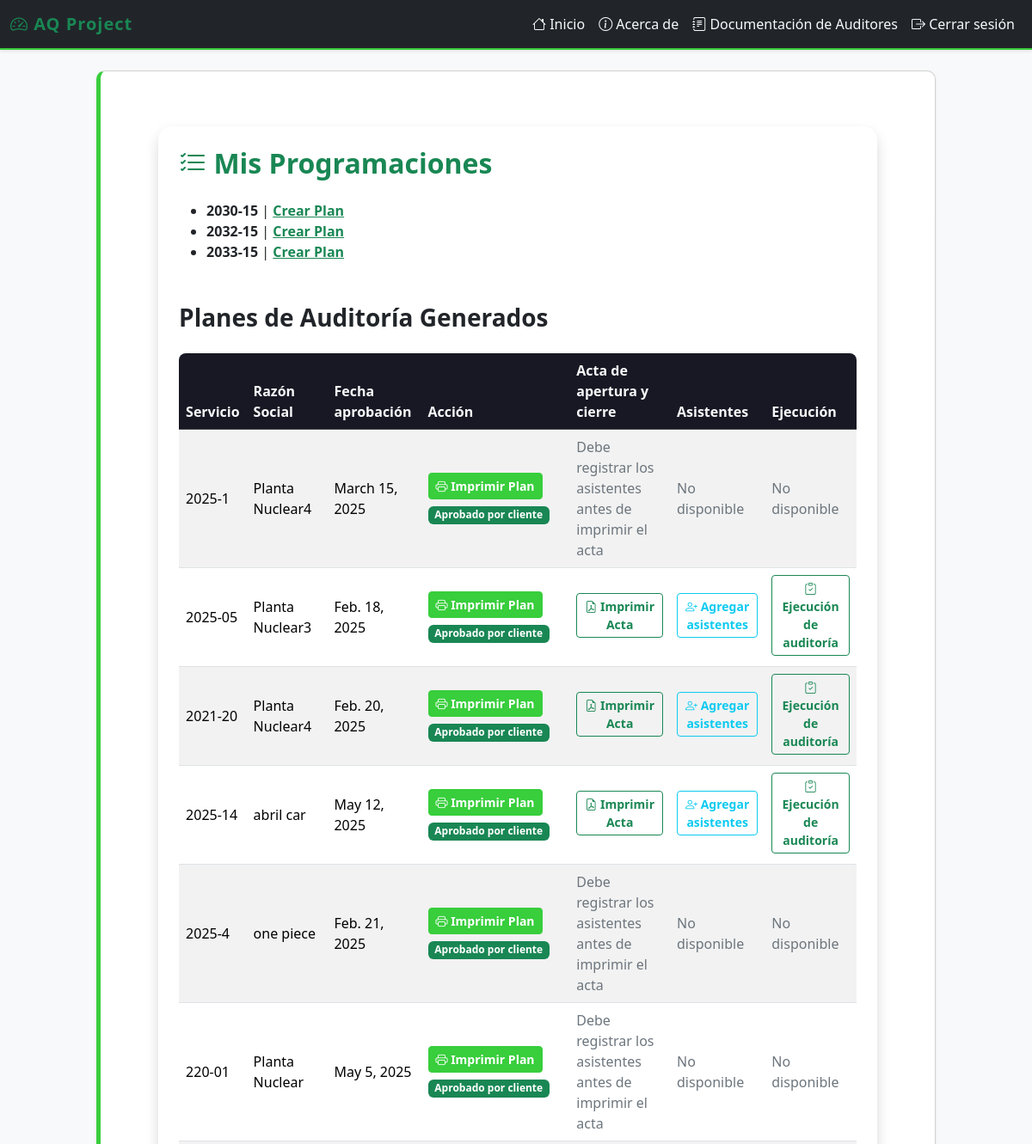
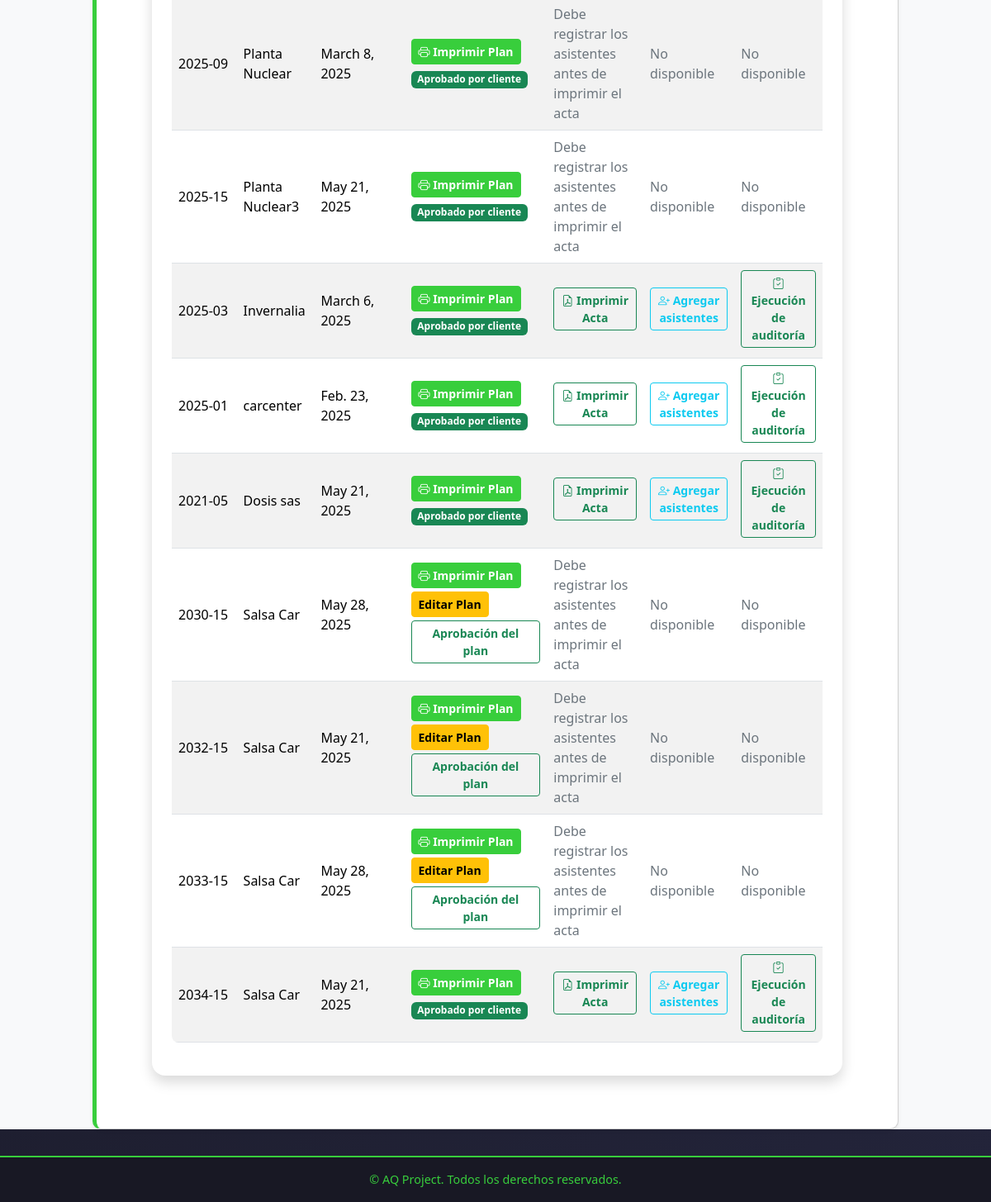
The page /auditores/dashboard/ (signed in) on the database as committed earlier (2 pictures, top to bottom).
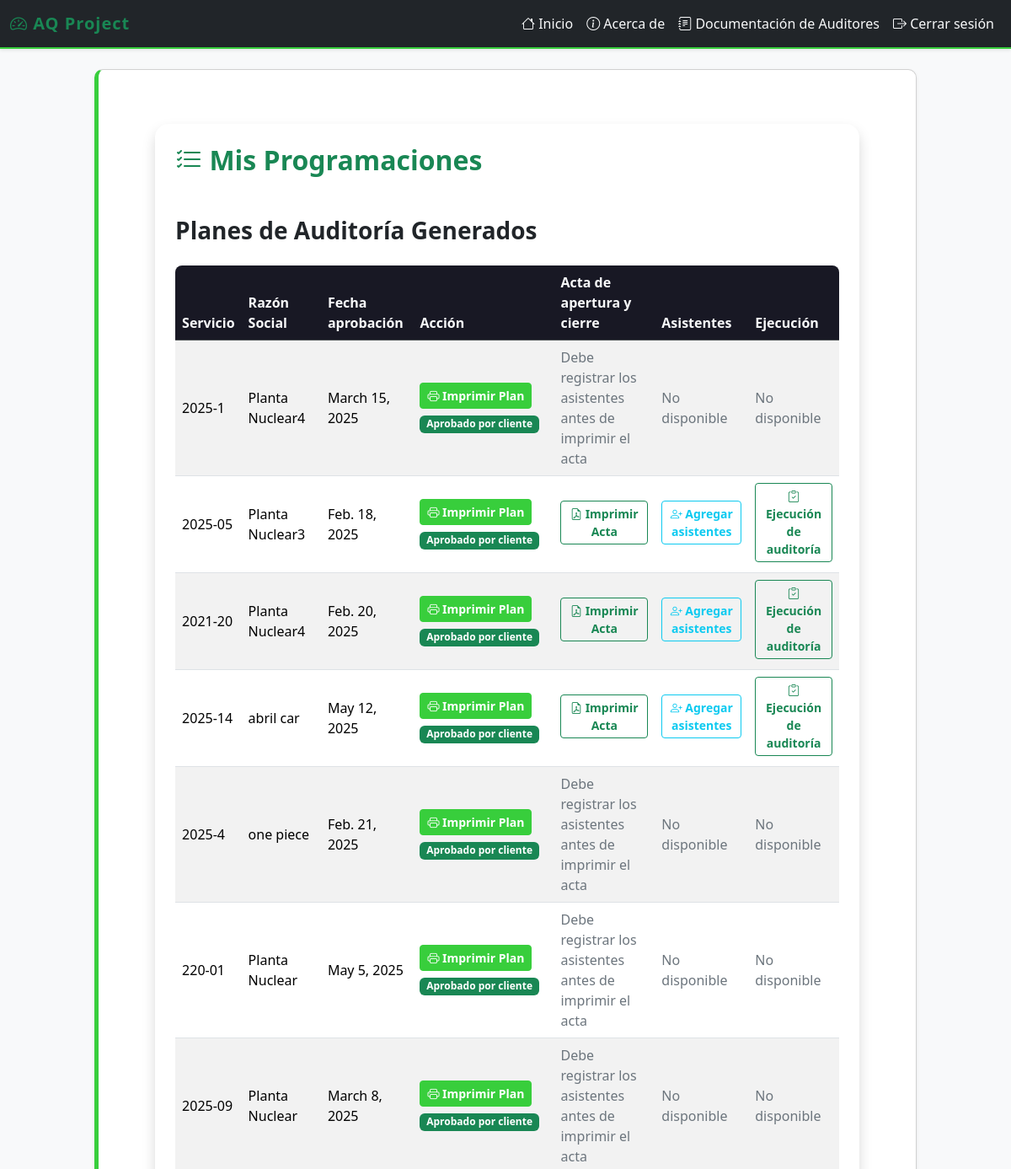
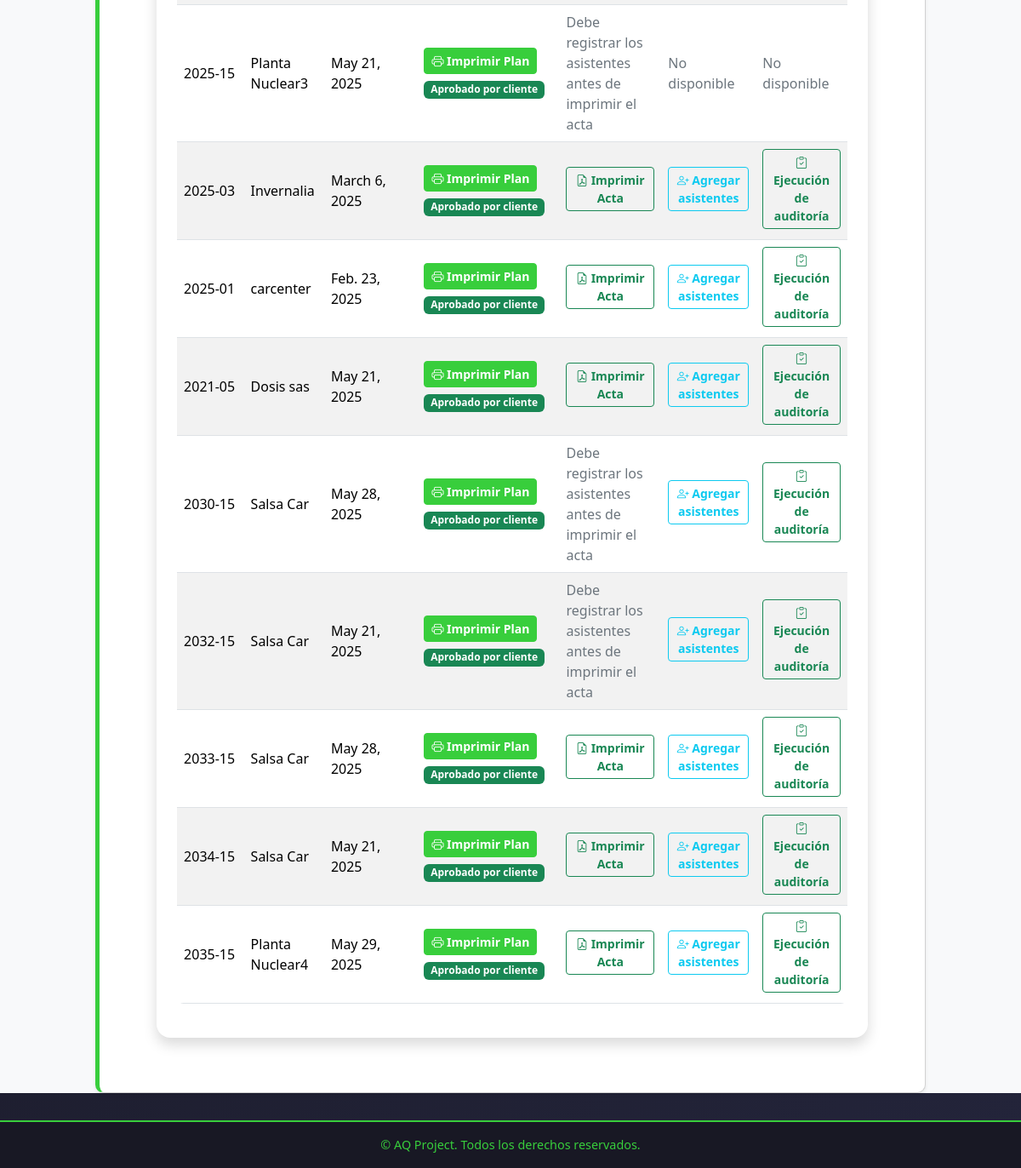
The same page on the database as committed later (2 pictures, top to bottom).
### programacion/models.py (models this page shows, shortened)
class ProgramacionAuditoria(models.Model):
    cotizacion = models.ForeignKey('cotizaciones.Cotizacion', on_delete=models.CASCADE)
    nivel_auditoria = models.ForeignKey(NivelAuditoriaCEA, on_delete=models.SET_NULL, null=True, blank=True)
    fecha_programacion_etapa1 = models.DateField(null=True, blank=True)
    hora_etapa1 = models.TimeField(default='00:00')
    auditores = models.ForeignKey(Auditor, on_delete=models.SET_NULL, null=True, blank=True)
    iaf_md4_confirmado = models.BooleanField(default=False)
    estado = models.CharField(max_length=20, choices=(
        ('Pendiente', 'Pendiente'),
        ('En Curso', 'En Curso'),
        ('Finalizada', 'Finalizada'),
        ('Cancelada', 'Cancelada'),
    ), default='Pendiente')  # Valor predeterminado para "estado"

### cotizaciones/models.py (models this page shows, shortened)
class Cotizacion(models.Model):
    solicitud = models.ForeignKey(Solicitud, on_delete=models.CASCADE, related_name="cotizaciones")
    numero_servicio = models.CharField(max_length=100, unique=True)
    fecha_cotizacion = models.DateField(null=True, blank=True)
    tipo_servicio = models.ManyToManyField("TipoServicio")
    dias_auditoria_etapa_1 = models.DecimalField(max_digits=3, decimal_places=1, null=True, blank=True)
    dias_auditoria_etapa_2 = models.DecimalField(max_digits=3, decimal_places=1, null=True, blank=True)
    precio_neto = models.DecimalField(max_digits=10, decimal_places=2, help_text="Valor sin IVA")
    precio_iva = models.DecimalField(max_digits=10, decimal_places=2, default=Decimal("0.00"), help_text="IVA (19%)")
    precio_total = models.DecimalField(max_digits=10, decimal_places=2, default=Decimal("0.00"), help_text="Total con IVA")
    ESTADO_CHOICES = [
        ('Pendiente', 'Pendiente'),
        ('Aprobada', 'Aprobada'),
        ('Rechazada', 'Rechazada'),
        ('Programada', 'Programada'),
    ]
    estado = models.CharField(max_length=20, choices=ESTADO_CHOICES, default='Pendiente')

### documentacion_auditores/models.py (models this page shows, shortened)
class PlanAuditoria(models.Model):
    programacion = models.OneToOneField(ProgramacionAuditoria, on_delete=models.CASCADE)
    auditor = models.ForeignKey(User, on_delete=models.CASCADE, limit_choices_to={'groups__name': "Auditores"})
    iaf_md4_verificado = models.BooleanField(default=False)
    observaciones = models.TextField(blank=True, null=True)
    fecha_aprobacion = models.DateField()  # Automáticamente, puede ser 2 días antes de etapa 2
    archivo_vehiculos_instructores = models.FileField(upload_to='documentacion/vehiculos_instructores/', null=True, blank=True)
    aprobado_por_cliente = models.BooleanField(default=False)
    fecha_aprobacion_cliente = models.DateTimeField(null=True, blank=True)

### solicitudes/models.py (models this page shows, shortened)
class Solicitud(models.Model):
    cliente = models.ForeignKey(Cliente, on_delete=models.CASCADE, related_name="solicitudes_solicitudes")  # Relación con el modelo Cliente
    fecha_solicitud = models.DateField(default=date.today)  # Fecha en que se crea la solicitud
    estado = models.CharField(
        max_length=20,
        choices=[
            ('Pendiente', 'Pendiente'),
            ('Aprobada', 'Aprobada'),
            ('Rechazada', 'Rechazada')
        ],
        default='Pendiente'
    )  # Estado de la solicitud

class Cliente(models.Model):
    nit = models.CharField(max_length=20, unique=True)  # Nit único
    nombre_propietario = models.CharField(max_length=100)
    nombre_establecimiento = models.CharField(max_length=100)
    representante_legal = models.CharField(max_length=100)
    cedula_ciudadania = models.CharField(max_length=20)
    ciudad = models.CharField(max_length=100)
    departamento = models.CharField(max_length=100)
    direccion = models.CharField(max_length=200)
    representante_organismo = models.CharField(max_length=100)
    cargo = models.CharField(max_length=50)
    telefono_fijo = models.CharField(max_length=20, blank=True, null=True)
    telefono_celular = models.CharField(max_length=20)
    correo_electronico = models.EmailField()
    nivel_cea = models.CharField(max_length=50, choices=NIVELES_CEA)
    cantidad_vehiculos = models.IntegerField(null=True, blank=True)
    cantidad_instructores = models.IntegerField(null=True, blank=True)
    categorias_certificar = models.ManyToManyField(Categoria, blank=True)
    certificado_conformidad = models.CharField(max_length=2, choices=CERTIFICADO_CONFORMIDAD_CHOICES, default="No")
    nombre_ente_certificador = models.CharField(max_length=100, blank=True, null=True)  # Se llena si es "Sí"
    fecha_solicitud = models.DateField(null=True, blank=True)  # Se establece solo cuando se envía la solicitud
    observaciones = models.TextField(blank=True, null=True)

### documentacion_auditores/views.py (the view)
# urls.py: path('dashboard/', views.dashboard_auditor, name='dashboard_auditor'),
@login_required
@user_passes_test(auditor_check)
def dashboard_auditor(request):
    auditor = Auditor.objects.get(user=request.user)
    programaciones = ProgramacionAuditoria.objects.exclude(planauditoria__aprobado_por_cliente=True)
    planes = PlanAuditoria.objects.filter(auditor=request.user)
    return render(request, 'documentacion_auditores/dashboard.html', {
        'programaciones': programaciones,
        'planes': planes,
    })

### documentacion_auditores/views.py (called while the page is built)
def auditor_check(user):
    return user.groups.filter(name='Auditores').exists()

### documentacion_auditores/templates/documentacion_auditores/dashboard.html (shortened to what the changed rows need)
{% extends "layouts/base.html" %}
{% block content %}
<div class="container my-5">
    <div class="row justify-content-center">
        <div class="col-lg-11">
            <div class="card shadow rounded-4 border-0">
                <div class="card-body p-4">
                    <h2 class="mb-4 text-success fw-bold">
                        <i class="bi bi-list-check"></i> Mis Programaciones
                    </h2>
                    <ul class="mb-5">
                        {% for prog in programaciones %}
                            <li>
                                <span class="fw-semibold">{{ prog.cotizacion.numero_servicio }}</span>
                                | <a href="{% url 'crear_plan' prog.id %}" class="link-success fw-bold">Crear Plan</a>
                            </li>
                        {% endfor %}
                    </ul>
                    <div class="table-responsive">
                        <table class="table table-striped align-middle rounded-3 overflow-hidden">
                            <thead class="table-dark">
                                <tr>
                                    <th>Servicio</th>
                                    <th>Razón Social</th>
                                    <th>Fecha aprobación</th>
                                    <th>Acción</th>
                                    <th>Acta de apertura y cierre</th>
                                    <th>Asistentes</th>
                                    <th>Ejecución</th>
                                </tr>
                            </thead>
                            <tbody>
                                {% for plan in planes %}
                                <tr>
                                    <td>{{ plan.programacion.cotizacion.numero_servicio }}</td>
                                    <td>{{ plan.programacion.cotizacion.solicitud.cliente.nombre_establecimiento }}</td>
                                    <td>{{ plan.fecha_aprobacion }}</td>
                                    <td>
                                        <a href="{% url 'imprimir_plan' plan.id %}" class="btn btn-success btn-sm mb-1 fw-semibold">
                                            <i class="bi bi-printer"></i> Imprimir Plan
                                        </a>
                                        {% if not plan.aprobado_por_cliente %}
                                            <a href="{% url 'editar_plan' plan.id %}" class="btn btn-warning btn-sm mb-1 fw-semibold">Editar Plan</a>
                                            <form method="post" action="{% url 'aprobar_plan_cliente' plan.id %}" style="display:inline;">
                                                <button type="submit" class="btn btn-outline-success btn-sm mb-1 fw-semibold">Aprobación del plan</button>
                                            </form>
                                        {% else %}
                                            <span class="badge bg-success">Aprobado por cliente</span>
                                        {% endif %}
                                    </td>
                                    <td>
                                        {% if plan.acta and plan.acta.asistentes.exists %}
                                            <a href="{% url 'generar_acta_pdf' plan.programacion.id %}" class="btn btn-outline-success btn-sm mb-1 fw-semibold">
                                                <i class="bi bi-file-earmark-pdf"></i> Imprimir Acta
                                            </a>
                                        {% else %}
                                            <span class="text-secondary">Debe registrar los asistentes antes de imprimir el acta</span>
                                        {% endif %}
                                    </td>
                                    <td>
                                        {% if plan.aprobado_por_cliente and plan.acta %}
                                            <a href="{% url 'asistentes_acta' plan.acta.id %}" class="btn btn-outline-info btn-sm mb-1 fw-semibold">
                                                <i class="bi bi-person-plus"></i> Agregar asistentes
                                            </a>
                                        {% else %}
                                            <span class="text-secondary">No disponible</span>
                                        {% endif %}
                                    </td>
                                    <td>
                                        {% if plan.aprobado_por_cliente and plan.acta %}
                                            <a href="{% url 'ejecucion_auditoria' plan.acta.id %}" class="btn btn-outline-success btn-sm mb-1 fw-semibold">
                                                <i class="bi bi-clipboard-check"></i> Ejecución de auditoría
                                            </a>
                                        {% else %}
                                            <span class="text-secondary">No disponible</span>
                                        {% endif %}
                                    </td>
                                </tr>
                                {% endfor %}
                            </tbody>
                        </table>
                    </div>
                </div>
            </div>
        </div>
    </div>
</div>
{% endblock %}

### myapp/templates/layouts/base.html (shortened to what this page needs)
{% load static %}
<!doctype html>
<html lang="es">
<head>
    <link rel="stylesheet" href="https://cdn.jsdelivr.net/npm/bootstrap@5.3.3/dist/css/bootstrap.min.css">
    <link rel="stylesheet" href="https://cdn.jsdelivr.net/npm/bootstrap-icons@1.10.5/font/bootstrap-icons.css">
</head>
<body>
<nav class="navbar navbar-expand-lg navbar-dark bg-dark shadow-sm">
    <div class="container-fluid">
        <a class="navbar-brand text-success" href="/">
            <i class="bi bi-speedometer2"></i> AQ Project
        </a>
        <div class="collapse navbar-collapse" id="navbarNavDropdown">
            <ul class="navbar-nav ms-auto">
                <li class="nav-item"><a class="nav-link" href="{% url 'index' %}"><i class="bi bi-house"></i> Inicio</a></li>
                <li class="nav-item"><a class="nav-link" href="{% url 'about' %}"><i class="bi bi-info-circle"></i> Acerca de</a></li>
                {% if user.is_authenticated %}
                    {% for group in user.groups.all %}
                        {% if group.name == 'Auditores' %}
                            <li class="nav-item">
                                <a class="nav-link" href="{% url 'dashboard_auditor' %}"><i class="bi bi-journal-text"></i> Documentación de Auditores</a>
                            </li>
                        {% endif %}
                    {% endfor %}
                    <li class="nav-item"><a class="nav-link text-danger" href="{% url 'logout' %}"><i class="bi bi-box-arrow-right"></i> Cerrar sesión</a></li>
                {% else %}
                    <li class="nav-item"><a class="nav-link" href="{% url 'signup' %}"><i class="bi bi-person-plus"></i> Registrarse</a></li>
                    <li class="nav-item"><a class="nav-link" href="{% url 'signin' %}"><i class="bi bi-box-arrow-in-right"></i> Iniciar sesión</a></li>
                {% endif %}
            </ul>
        </div>
    </div>
</nav>
<main class="container-fluid" style="background-color: #f8f9fa; min-height: 100vh;">
    <div class="row justify-content-center">
        <div class="col-lg-10 mt-4">
            <div class="card shadow-sm">
                <div class="card-body">
                    {% block content %}
                    {% endblock %}
                </div>
            </div>
        </div>
    </div>
</main>
<footer>
    &copy; {{ year }} AQ Project. Todos los derechos reservados.
</footer>
</body>
</html>

Rows that differ between the two databases and show on the page:
no longer on this page (row unchanged): ProgramacionAuditoria: cotizacion.numero_servicio "2030-15"
no longer on this page (row unchanged): ProgramacionAuditoria: cotizacion.numero_servicio "2032-15"
no longer on this page (row unchanged): ProgramacionAuditoria: cotizacion.numero_servicio "2033-15"
changed PlanAuditoria (number 12 of 16 on the later page): aprobado_por_cliente "Editar Plan Aprobación del plan No disponible No disponible" → "Aprobado por cliente Agregar asistentes Ejecución de auditoría"
changed PlanAuditoria (number 13 of 16 on the later page): aprobado_por_cliente "Editar Plan Aprobación del plan No disponible No disponible" → "Aprobado por cliente Agregar asistentes Ejecución de auditoría"
changed PlanAuditoria (number 14 of 16 on the later page): aprobado_por_cliente "Editar Plan Aprobación del plan No disponible No disponible" → "Aprobado por cliente Agregar asistentes Ejecución de auditoría"; text "Debe registrar los asistentes antes de imprimir el acta" → "Imprimir Acta"
added PlanAuditoria: programacion.cotizacion.numero_servicio "2035-15", programacion.cotizacion.solicitud.cliente.nombre_establecimiento "Planta Nuclear4", fecha_aprobacion "May 29, 2025", aprobado_por_cliente "Aprobado por cliente", shows "Imprimir Acta"
